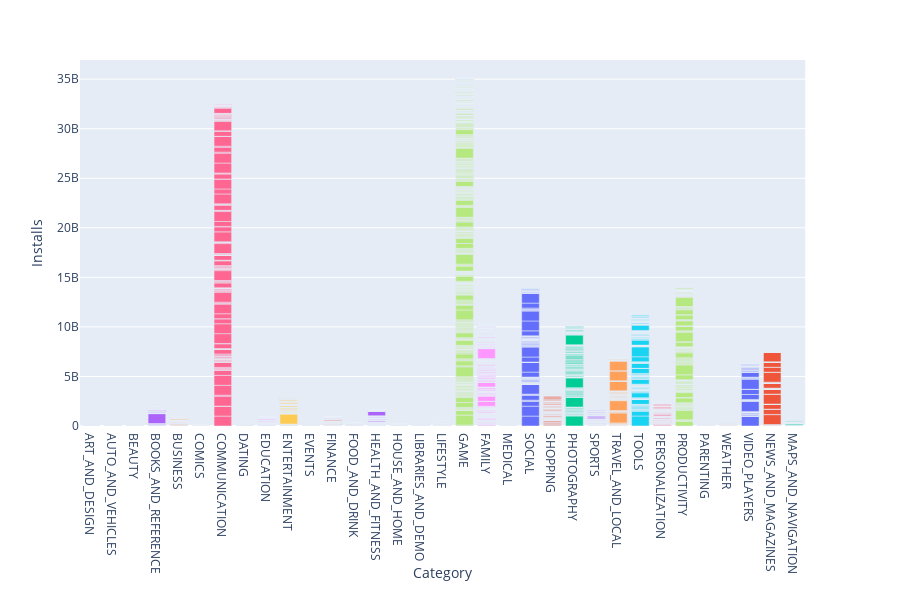

The code cell stored with this chart in its notebook:
### Markdown cell above
#### Downloads

### Code cell
fig = px.bar(gplaystore_sub, x = 'Category', y='Installs', color = 'Category')
fig.update_layout(showlegend=False)
fig.show()

### Figure 1 — Plotly figure (JSON) as saved in the notebook; plotly's stock layout.template omitted (floating-point values rounded to 4 significant figures; data arrays with more than 128 entries replaced by an {"elided": "..."} marker saying what was removed)
{"data": [{"alignmentgroup": "True", "hoverlabel": {"namelength": 0}, "hovertemplate": "Category=%{x}<br>Installs=%{y}", "legendgroup": "Category=ART_AND_DESIGN", "marker": {"color": "#636efa"}, "name": "Category=ART_AND_DESIGN", "offsetgroup": "Category=ART_AND_DESIGN", "orientation": "v", "showlegend": true, "textposition": "auto", "type": "bar", "x": ["ART_AND_DESIGN", "ART_AND_DESIGN", "ART_AND_DESIGN", "ART_AND_DESIGN", "ART_AND_DESIGN", "ART_AND_DESIGN", "ART_AND_DESIGN", "ART_AND_DESIGN", "ART_AND_DESIGN", "ART_AND_DESIGN", "ART_AND_DESIGN", "ART_AND_DESIGN", "ART_AND_DESIGN", "ART_AND_DESIGN", "ART_AND_DESIGN", "ART_AND_DESIGN", "ART_AND_DESIGN", "ART_AND_DESIGN", "ART_AND_DESIGN", "ART_AND_DESIGN", "ART_AND_DESIGN", "ART_AND_DESIGN", "ART_AND_DESIGN", "ART_AND_DESIGN", "ART_AND_DESIGN", "ART_AND_DESIGN", "ART_AND_DESIGN", "ART_AND_DESIGN", "ART_AND_DESIGN", "ART_AND_DESIGN", "ART_AND_DESIGN", "ART_AND_DESIGN", "ART_AND_DESIGN", "ART_AND_DESIGN", "ART_AND_DESIGN", "ART_AND_DESIGN", "ART_AND_DESIGN", "ART_AND_DESIGN", "ART_AND_DESIGN", "ART_AND_DESIGN", "ART_AND_DESIGN", "ART_AND_DESIGN", "ART_AND_DESIGN", "ART_AND_DESIGN", "ART_AND_DESIGN", "ART_AND_DESIGN", "ART_AND_DESIGN", "ART_AND_DESIGN", "ART_AND_DESIGN", "ART_AND_DESIGN", "ART_AND_DESIGN", "ART_AND_DESIGN", "ART_AND_DESIGN", "ART_AND_DESIGN", "ART_AND_DESIGN", "ART_AND_DESIGN", "ART_AND_DESIGN", "ART_AND_DESIGN", "ART_AND_DESIGN", "ART_AND_DESIGN", "ART_AND_DESIGN", "ART_AND_DESIGN", "ART_AND_DESIGN", "ART_AND_DESIGN", "ART_AND_DESIGN"], "xaxis": "x", "y": [10000, 500000, 5000000, 50000000, 100000, 50000, 50000, 1000000, 1000000, 10000, 1000000, 1000000, 10000000, 100000, 100000, 5000, 500000, 10000, 5000000, 10000000, 100000, 100000, 500000, 100000, 50000, 10000, 500000, 100000, 10000, 100000, 100000, 50000, 100000, 100000, 10000, 100000, 500000, 5000000, 10000, 500000, 10000, 100000, 10000000, 100000, 10000, 10000000, 100000, 100000, 100000, 50000, 1000, 10000000, 100000, 5000, 10000, 1000, 100000, 5000, 1000, 5000, 5000, 50000, 10000, 0, 100], "yaxis": "y"}, {"alignmentgroup": "True", "hoverlabel": {"namelength": 0}, "hovertemplate": "Category=%{x}<br>Installs=%{y}", "legendgroup": "Category=AUTO_AND_VEHICLES", "marker": {"color": "#EF553B"}, "name": "Category=AUTO_AND_VEHICLES", "offsetgroup": "Category=AUTO_AND_VEHICLES", "orientation": "v", "showlegend": true, "textposition": "auto", "type": "bar", "x": ["AUTO_AND_VEHICLES", "AUTO_AND_VEHICLES", "AUTO_AND_VEHICLES", "AUTO_AND_VEHICLES", "AUTO_AND_VEHICLES", "AUTO_AND_VEHICLES", "AUTO_AND_VEHICLES", "AUTO_AND_VEHICLES", "AUTO_AND_VEHICLES", "AUTO_AND_VEHICLES", "AUTO_AND_VEHICLES", "AUTO_AND_VEHICLES", "AUTO_AND_VEHICLES", "AUTO_AND_VEHICLES", "AUTO_AND_VEHICLES", "AUTO_AND_VEHICLES", "AUTO_AND_VEHICLES", "AUTO_AND_VEHICLES", "AUTO_AND_VEHICLES", "AUTO_AND_VEHICLES", "AUTO_AND_VEHICLES", "AUTO_AND_VEHICLES", "AUTO_AND_VEHICLES", "AUTO_AND_VEHICLES", "AUTO_AND_VEHICLES", "AUTO_AND_VEHICLES", "AUTO_AND_VEHICLES", "AUTO_AND_VEHICLES", "AUTO_AND_VEHICLES", "AUTO_AND_VEHICLES", "AUTO_AND_VEHICLES", "AUTO_AND_VEHICLES", "AUTO_AND_VEHICLES", "AUTO_AND_VEHICLES", "AUTO_AND_VEHICLES", "AUTO_AND_VEHICLES", "AUTO_AND_VEHICLES", "AUTO_AND_VEHICLES", "AUTO_AND_VEHICLES", "AUTO_AND_VEHICLES", "AUTO_AND_VEHICLES", "AUTO_AND_VEHICLES", "AUTO_AND_VEHICLES", "AUTO_AND_VEHICLES", "AUTO_AND_VEHICLES", "AUTO_AND_VEHICLES", "AUTO_AND_VEHICLES", "AUTO_AND_VEHICLES", "AUTO_AND_VEHICLES", "AUTO_AND_VEHICLES", "AUTO_AND_VEHICLES", "AUTO_AND_VEHICLES", "AUTO_AND_VEHICLES", "AUTO_AND_VEHICLES", "AUTO_AND_VEHICLES", "AUTO_AND_VEHICLES", "AUTO_AND_VEHICLES", "AUTO_AND_VEHICLES", "AUTO_AND_VEHICLES", "AUTO_AND_VEHICLES", "AUTO_AND_VEHICLES", "AUTO_AND_VEHICLES", "AUTO_AND_VEHICLES", "AUTO_AND_VEHICLES", "AUTO_AND_VEHICLES", "AUTO_AND_VEHICLES", "AUTO_AND_VEHICLES", "AUTO_AND_VEHICLES", "AUTO_AND_VEHICLES", "AUTO_AND_VEHICLES", "AUTO_AND_VEHICLES", "AUTO_AND_VEHICLES", "AUTO_AND_VEHICLES", "AUTO_AND_VEHICLES", "AUTO_AND_VEHICLES", "AUTO_AND_VEHICLES", "AUTO_AND_VEHICLES", "AUTO_AND_VEHICLES", "AUTO_AND_VEHICLES", "AUTO_AND_VEHICLES", "AUTO_AND_VEHICLES", "AUTO_AND_VEHICLES", "AUTO_AND_VEHICLES", "AUTO_AND_VEHICLES", "AUTO_AND_VEHICLES"], "xaxis": "x", "y": [100000, 1000000, 100000, 1000000, 100000, 100000, 100000, 50000, 100000, 100000, 100000, 10000, 100000, 1000000, 100000, 100000, 10000, 50000, 5000000, 100000, 5000000, 5000000, 500000, 10000000, 100000, 500000, 50000, 100000, 1000000, 100000, 1000000, 50000, 1000000, 500000, 100000, 1000000, 1000000, 100000, 100000, 1000000, 100000, 100000, 1000000, 1000000, 1000000, 1000000, 500000, 500000, 100000, 1000, 50000, 10000, 100000, 50, 1000, 10, 100, 10, 1000, 500, 10, 100000, 500, 10000, 100, 100, 10000, 1000, 1000, 5, 500, 10000000, 100, 5000, 10, 1000, 10, 100, 5, 1000, 5000, 1000, 10000, 1, 100], "yaxis": "y"}, {"alignmentgroup": "True", "hoverlabel": {"namelength": 0}, "hovertemplate": "Category=%{x}<br>Installs=%{y}", "legendgroup": "Category=BEAUTY", "marker": {"color": "#00cc96"}, "name": "Category=BEAUTY", "offsetgroup": "Category=BEAUTY", "orientation": "v", "showlegend": true, "textposition": "auto", "type": "bar", "x": ["BEAUTY", "BEAUTY", "BEAUTY", "BEAUTY", "BEAUTY", "BEAUTY", "BEAUTY", "BEAUTY", "BEAUTY", "BEAUTY", "BEAUTY", "BEAUTY", "BEAUTY", "BEAUTY", "BEAUTY", "BEAUTY", "BEAUTY", "BEAUTY", "BEAUTY", "BEAUTY", "BEAUTY", "BEAUTY", "BEAUTY", "BEAUTY", "BEAUTY", "BEAUTY", "BEAUTY", "BEAUTY", "BEAUTY", "BEAUTY", "BEAUTY", "BEAUTY", "BEAUTY", "BEAUTY", "BEAUTY", "BEAUTY", "BEAUTY", "BEAUTY", "BEAUTY", "BEAUTY", "BEAUTY", "BEAUTY", "BEAUTY", "BEAUTY", "BEAUTY", "BEAUTY", "BEAUTY", "BEAUTY", "BEAUTY", "BEAUTY", "BEAUTY", "BEAUTY", "BEAUTY"], "xaxis": "x", "y": [500000, 1000000, 100000, 500000, 1000000, 500000, 100000, 1000000, 50000, 1000000, 10000, 1000000, 100000, 10000, 50000, 100000, 10000, 10000, 10000, 10000000, 500000, 1000000, 50000, 10000, 1000000, 50000, 500000, 500000, 100000, 10000, 5000, 10000, 10000, 100000, 5000, 100000, 10000, 10000, 1000000, 50000, 10000, 10000, 100, 1000, 100, 100, 50, 5000000, 500, 100, 100, 5000, 100000], "yaxis": "y"}, {"alignmentgroup": "True", "hoverlabel": {"namelength": 0}, "hovertemplate": "Category=%{x}<br>Installs=%{y}", "legendgroup": "Category=BOOKS_AND_REFERENCE", "marker": {"color": "#ab63fa"}, "name": "Category=BOOKS_AND_REFERENCE", "offsetgroup": "Category=BOOKS_AND_REFERENCE", "orientation": "v", "showlegend": true, "textposition": "auto", "type": "bar", "x": {"elided": "231 str values"}, "xaxis": "x", "y": {"elided": "231 int values"}, "yaxis": "y"}, {"alignmentgroup": "True", "hoverlabel": {"namelength": 0}, "hovertemplate": "Category=%{x}<br>Installs=%{y}", "legendgroup": "Category=BUSINESS", "marker": {"color": "#FFA15A"}, "name": "Category=BUSINESS", "offsetgroup": "Category=BUSINESS", "orientation": "v", "showlegend": true, "textposition": "auto", "type": "bar", "x": {"elided": "460 str values"}, "xaxis": "x", "y": {"elided": "460 int values"}, "yaxis": "y"}, {"alignmentgroup": "True", "hoverlabel": {"namelength": 0}, "hovertemplate": "Category=%{x}<br>Installs=%{y}", "legendgroup": "Category=COMICS", "marker": {"color": "#19d3f3"}, "name": "Category=COMICS", "offsetgroup": "Category=COMICS", "orientation": "v", "showlegend": true, "textposition": "auto", "type": "bar", "x": ["COMICS", "COMICS", "COMICS", "COMICS", "COMICS", "COMICS", "COMICS", "COMICS", "COMICS", "COMICS", "COMICS", "COMICS", "COMICS", "COMICS", "COMICS", "COMICS", "COMICS", "COMICS", "COMICS", "COMICS", "COMICS", "COMICS", "COMICS", "COMICS", "COMICS", "COMICS", "COMICS", "COMICS", "COMICS", "COMICS", "COMICS", "COMICS", "COMICS", "COMICS", "COMICS", "COMICS", "COMICS", "COMICS", "COMICS", "COMICS", "COMICS", "COMICS", "COMICS", "COMICS", "COMICS", "COMICS", "COMICS", "COMICS", "COMICS", "COMICS", "COMICS", "COMICS", "COMICS", "COMICS", "COMICS", "COMICS", "COMICS", "COMICS", "COMICS", "COMICS"], "xaxis": "x", "y": [10000000, 500000, 1000000, 500000, 50000, 50000, 50000, 1000000, 10000, 10000, 10000, 10000, 10000, 100000, 5000000, 100000, 1000000, 100000, 1000000, 1000000, 1000000, 1000000, 100000, 5000000, 50000, 100000, 10000, 10000, 5000, 500000, 1000000, 5000, 1000, 5000000, 10000, 50000, 1000000, 100000, 100000, 10000000, 50000, 100, 5000, 50000, 500000, 100000, 5000, 1000000, 1000000, 100000, 100000, 10000, 500000, 10000, 100000, 1000000, 5000000, 5000, 50, 10000], "yaxis": "y"}, {"alignmentgroup": "True", "hoverlabel": {"namelength": 0}, "hovertemplate": "Category=%{x}<br>Installs=%{y}", "legendgroup": "Category=COMMUNICATION", "marker": {"color": "#FF6692"}, "name": "Category=COMMUNICATION", "offsetgroup": "Category=COMMUNICATION", "orientation": "v", "showlegend": true, "textposition": "auto", "type": "bar", "x": {"elided": "387 str values"}, "xaxis": "x", "y": {"elided": "387 int values"}, "yaxis": "y"}, {"alignmentgroup": "True", "hoverlabel": {"namelength": 0}, "hovertemplate": "Category=%{x}<br>Installs=%{y}", "legendgroup": "Category=DATING", "marker": {"color": "#B6E880"}, "name": "Category=DATING", "offsetgroup": "Category=DATING", "orientation": "v", "showlegend": true, "textposition": "auto", "type": "bar", "x": {"elided": "234 str values"}, "xaxis": "x", "y": {"elided": "234 int values"}, "yaxis": "y"}, {"alignmentgroup": "True", "hoverlabel": {"namelength": 0}, "hovertemplate": "Category=%{x}<br>Installs=%{y}", "legendgroup": "Category=EDUCATION", "marker": {"color": "#FF97FF"}, "name": "Category=EDUCATION", "offsetgroup": "Category=EDUCATION", "orientation": "v", "showlegend": true, "textposition": "auto", "type": "bar", "x": {"elided": "156 str values"}, "xaxis": "x", "y": {"elided": "156 int values"}, "yaxis": "y"}, {"alignmentgroup": "True", "hoverlabel": {"namelength": 0}, "hovertemplate": "Category=%{x}<br>Installs=%{y}", "legendgroup": "Category=ENTERTAINMENT", "marker": {"color": "#FECB52"}, "name": "Category=ENTERTAINMENT", "offsetgroup": "Category=ENTERTAINMENT", "orientation": "v", "showlegend": true, "textposition": "auto", "type": "bar", "x": {"elided": "149 str values"}, "xaxis": "x", "y": {"elided": "149 int values"}, "yaxis": "y"}, {"alignmentgroup": "True", "hoverlabel": {"namelength": 0}, "hovertemplate": "Category=%{x}<br>Installs=%{y}", "legendgroup": "Category=EVENTS", "marker": {"color": "#636efa"}, "name": "Category=EVENTS", "offsetgroup": "Category=EVENTS", "orientation": "v", "showlegend": true, "textposition": "auto", "type": "bar", "x": ["EVENTS", "EVENTS", "EVENTS", "EVENTS", "EVENTS", "EVENTS", "EVENTS", "EVENTS", "EVENTS", "EVENTS", "EVENTS", "EVENTS", "EVENTS", "EVENTS", "EVENTS", "EVENTS", "EVENTS", "EVENTS", "EVENTS", "EVENTS", "EVENTS", "EVENTS", "EVENTS", "EVENTS", "EVENTS", "EVENTS", "EVENTS", "EVENTS", "EVENTS", "EVENTS", "EVENTS", "EVENTS", "EVENTS", "EVENTS", "EVENTS", "EVENTS", "EVENTS", "EVENTS", "EVENTS", "EVENTS", "EVENTS", "EVENTS", "EVENTS", "EVENTS", "EVENTS", "EVENTS", "EVENTS", "EVENTS", "EVENTS", "EVENTS", "EVENTS", "EVENTS", "EVENTS", "EVENTS", "EVENTS", "EVENTS", "EVENTS", "EVENTS", "EVENTS", "EVENTS", "EVENTS", "EVENTS", "EVENTS", "EVENTS"], "xaxis": "x", "y": [100000, 5000000, 500000, 50000, 5000000, 1000000, 10000, 1000000, 100000, 10000, 1000000, 100000, 100000, 100000, 50000, 1000, 1000000, 10000, 500, 50000, 100, 100, 100000, 100000, 500, 100000, 100, 100000, 100, 1000, 5000, 100000, 1000, 100000, 100, 1000, 50000, 5000, 100000, 100, 1000, 1000, 100, 500, 1000, 10000, 1000, 500, 100, 5000, 1, 100, 5000, 10, 1000, 10, 100, 10, 500, 10, 100, 10, 10, 500], "yaxis": "y"}, {"alignmentgroup": "True", "hoverlabel": {"namelength": 0}, "hovertemplate": "Category=%{x}<br>Installs=%{y}", "legendgroup": "Category=FINANCE", "marker": {"color": "#EF553B"}, "name": "Category=FINANCE", "offsetgroup": "Category=FINANCE", "orientation": "v", "showlegend": true, "textposition": "auto", "type": "bar", "x": {"elided": "366 str values"}, "xaxis": "x", "y": {"elided": "366 int values"}, "yaxis": "y"}, {"alignmentgroup": "True", "hoverlabel": {"namelength": 0}, "hovertemplate": "Category=%{x}<br>Installs=%{y}", "legendgroup": "Category=FOOD_AND_DRINK", "marker": {"color": "#00cc96"}, "name": "Category=FOOD_AND_DRINK", "offsetgroup": "Category=FOOD_AND_DRINK", "orientation": "v", "showlegend": true, "textposition": "auto", "type": "bar", "x": ["FOOD_AND_DRINK", "FOOD_AND_DRINK", "FOOD_AND_DRINK", "FOOD_AND_DRINK", "FOOD_AND_DRINK", "FOOD_AND_DRINK", "FOOD_AND_DRINK", "FOOD_AND_DRINK", "FOOD_AND_DRINK", "FOOD_AND_DRINK", "FOOD_AND_DRINK", "FOOD_AND_DRINK", "FOOD_AND_DRINK", "FOOD_AND_DRINK", "FOOD_AND_DRINK", "FOOD_AND_DRINK", "FOOD_AND_DRINK", "FOOD_AND_DRINK", "FOOD_AND_DRINK", "FOOD_AND_DRINK", "FOOD_AND_DRINK", "FOOD_AND_DRINK", "FOOD_AND_DRINK", "FOOD_AND_DRINK", "FOOD_AND_DRINK", "FOOD_AND_DRINK", "FOOD_AND_DRINK", "FOOD_AND_DRINK", "FOOD_AND_DRINK", "FOOD_AND_DRINK", "FOOD_AND_DRINK", "FOOD_AND_DRINK", "FOOD_AND_DRINK", "FOOD_AND_DRINK", "FOOD_AND_DRINK", "FOOD_AND_DRINK", "FOOD_AND_DRINK", "FOOD_AND_DRINK", "FOOD_AND_DRINK", "FOOD_AND_DRINK", "FOOD_AND_DRINK", "FOOD_AND_DRINK", "FOOD_AND_DRINK", "FOOD_AND_DRINK", "FOOD_AND_DRINK", "FOOD_AND_DRINK", "FOOD_AND_DRINK", "FOOD_AND_DRINK", "FOOD_AND_DRINK", "FOOD_AND_DRINK", "FOOD_AND_DRINK", "FOOD_AND_DRINK", "FOOD_AND_DRINK", "FOOD_AND_DRINK", "FOOD_AND_DRINK", "FOOD_AND_DRINK", "FOOD_AND_DRINK", "FOOD_AND_DRINK", "FOOD_AND_DRINK", "FOOD_AND_DRINK", "FOOD_AND_DRINK", "FOOD_AND_DRINK", "FOOD_AND_DRINK", "FOOD_AND_DRINK", "FOOD_AND_DRINK", "FOOD_AND_DRINK", "FOOD_AND_DRINK", "FOOD_AND_DRINK", "FOOD_AND_DRINK", "FOOD_AND_DRINK", "FOOD_AND_DRINK", "FOOD_AND_DRINK", "FOOD_AND_DRINK", "FOOD_AND_DRINK", "FOOD_AND_DRINK", "FOOD_AND_DRINK", "FOOD_AND_DRINK", "FOOD_AND_DRINK", "FOOD_AND_DRINK", "FOOD_AND_DRINK", "FOOD_AND_DRINK", "FOOD_AND_DRINK", "FOOD_AND_DRINK", "FOOD_AND_DRINK", "FOOD_AND_DRINK", "FOOD_AND_DRINK", "FOOD_AND_DRINK", "FOOD_AND_DRINK", "FOOD_AND_DRINK", "FOOD_AND_DRINK", "FOOD_AND_DRINK", "FOOD_AND_DRINK", "FOOD_AND_DRINK", "FOOD_AND_DRINK", "FOOD_AND_DRINK", "FOOD_AND_DRINK", "FOOD_AND_DRINK", "FOOD_AND_DRINK", "FOOD_AND_DRINK", "FOOD_AND_DRINK", "FOOD_AND_DRINK", "FOOD_AND_DRINK", "FOOD_AND_DRINK", "FOOD_AND_DRINK", "FOOD_AND_DRINK", "FOOD_AND_DRINK", "FOOD_AND_DRINK", "FOOD_AND_DRINK", "FOOD_AND_DRINK", "FOOD_AND_DRINK", "FOOD_AND_DRINK", "FOOD_AND_DRINK", "FOOD_AND_DRINK", "FOOD_AND_DRINK", "FOOD_AND_DRINK", "FOOD_AND_DRINK", "FOOD_AND_DRINK", "FOOD_AND_DRINK", "FOOD_AND_DRINK", "FOOD_AND_DRINK", "FOOD_AND_DRINK", "FOOD_AND_DRINK", "FOOD_AND_DRINK", "FOOD_AND_DRINK", "FOOD_AND_DRINK", "FOOD_AND_DRINK", "FOOD_AND_DRINK"], "xaxis": "x", "y": [10000000, 50000, 10000000, 1000000, 10000, 100000, 1000000, 10000000, 1000000, 500000, 10000000, 500000, 50000, 1000000, 1000000, 1000000, 500000, 5000000, 1000000, 5000000, 1000000, 10000000, 100000, 10000000, 5000000, 5000000, 1000000, 10000000, 5000000, 1000000, 1000000, 1000000, 1000000, 100000, 100000, 1000000, 50000, 500000, 500000, 100000, 1000000, 1000000, 100000, 100000, 5000000, 500000, 100000, 1000000, 10000, 50000, 5000000, 10000, 50000, 1000000, 1000000, 10000000, 1000000, 1000000, 1000000, 5000000, 10000000, 10000000, 50000, 5000000, 100000, 1000000, 10000000, 1000000, 1000000, 100000, 10000000, 100000, 1000000, 5000000, 10000000, 1000000, 5000000, 5000000, 10000000, 10000000, 5000000, 10000, 10000, 50000, 5, 10000, 10000, 50, 1000, 100, 10, 10, 100, 500, 100000, 500, 1000000, 1, 50, 5000, 1000, 100, 50, 100, 50, 5, 100000, 10, 10000, 100000, 100000, 100, 1000000, 10000000, 500000, 100000, 1000000, 1000000, 1000000, 1000000, 100000, 10000000, 100000, 100000, 10000, 50000, 10], "yaxis": "y"}, {"alignmentgroup": "True", "hoverlabel": {"namelength": 0}, "hovertemplate": "Category=%{x}<br>Installs=%{y}", "legendgroup": "Category=HEALTH_AND_FITNESS", "marker": {"color": "#ab63fa"}, "name": "Category=HEALTH_AND_FITNESS", "offsetgroup": "Category=HEALTH_AND_FITNESS", "orientation": "v", "showlegend": true, "textposition": "auto", "type": "bar", "x": {"elided": "341 str values"}, "xaxis": "x", "y": {"elided": "341 int values"}, "yaxis": "y"}, {"alignmentgroup": "True", "hoverlabel": {"namelength": 0}, "hovertemplate": "Category=%{x}<br>Installs=%{y}", "legendgroup": "Category=HOUSE_AND_HOME", "marker": {"color": "#FFA15A"}, "name": "Category=HOUSE_AND_HOME", "offsetgroup": "Category=HOUSE_AND_HOME", "orientation": "v", "showlegend": true, "textposition": "auto", "type": "bar", "x": ["HOUSE_AND_HOME", "HOUSE_AND_HOME", "HOUSE_AND_HOME", "HOUSE_AND_HOME", "HOUSE_AND_HOME", "HOUSE_AND_HOME", "HOUSE_AND_HOME", "HOUSE_AND_HOME", "HOUSE_AND_HOME", "HOUSE_AND_HOME", "HOUSE_AND_HOME", "HOUSE_AND_HOME", "HOUSE_AND_HOME", "HOUSE_AND_HOME", "HOUSE_AND_HOME", "HOUSE_AND_HOME", "HOUSE_AND_HOME", "HOUSE_AND_HOME", "HOUSE_AND_HOME", "HOUSE_AND_HOME", "HOUSE_AND_HOME", "HOUSE_AND_HOME", "HOUSE_AND_HOME", "HOUSE_AND_HOME", "HOUSE_AND_HOME", "HOUSE_AND_HOME", "HOUSE_AND_HOME", "HOUSE_AND_HOME", "HOUSE_AND_HOME", "HOUSE_AND_HOME", "HOUSE_AND_HOME", "HOUSE_AND_HOME", "HOUSE_AND_HOME", "HOUSE_AND_HOME", "HOUSE_AND_HOME", "HOUSE_AND_HOME", "HOUSE_AND_HOME", "HOUSE_AND_HOME", "HOUSE_AND_HOME", "HOUSE_AND_HOME", "HOUSE_AND_HOME", "HOUSE_AND_HOME", "HOUSE_AND_HOME", "HOUSE_AND_HOME", "HOUSE_AND_HOME", "HOUSE_AND_HOME", "HOUSE_AND_HOME", "HOUSE_AND_HOME", "HOUSE_AND_HOME", "HOUSE_AND_HOME", "HOUSE_AND_HOME", "HOUSE_AND_HOME", "HOUSE_AND_HOME", "HOUSE_AND_HOME", "HOUSE_AND_HOME", "HOUSE_AND_HOME", "HOUSE_AND_HOME", "HOUSE_AND_HOME", "HOUSE_AND_HOME", "HOUSE_AND_HOME", "HOUSE_AND_HOME", "HOUSE_AND_HOME", "HOUSE_AND_HOME", "HOUSE_AND_HOME", "HOUSE_AND_HOME", "HOUSE_AND_HOME", "HOUSE_AND_HOME", "HOUSE_AND_HOME", "HOUSE_AND_HOME", "HOUSE_AND_HOME", "HOUSE_AND_HOME", "HOUSE_AND_HOME", "HOUSE_AND_HOME", "HOUSE_AND_HOME", "HOUSE_AND_HOME", "HOUSE_AND_HOME", "HOUSE_AND_HOME", "HOUSE_AND_HOME", "HOUSE_AND_HOME", "HOUSE_AND_HOME", "HOUSE_AND_HOME", "HOUSE_AND_HOME", "HOUSE_AND_HOME", "HOUSE_AND_HOME", "HOUSE_AND_HOME", "HOUSE_AND_HOME", "HOUSE_AND_HOME", "HOUSE_AND_HOME"], "xaxis": "x", "y": [10000000, 100000, 1000000, 10000000, 5000000, 1000000, 1000000, 1000000, 10000000, 10000, 10000000, 500000, 100000, 1000000, 1000000, 1000000, 1000000, 1000000, 100000, 5000000, 1000000, 1000000, 1000000, 5000, 5000000, 10000, 100000, 500000, 1000000, 100000, 1000000, 100000, 100000, 1000000, 500000, 500000, 5000000, 500000, 5000, 100000, 10000, 50000, 100000, 10000, 100000, 1000000, 100000, 500000, 1000000, 50000, 10000000, 1000000, 500000, 1000000, 1000000, 500000, 500000, 1000000, 1000000, 10000000, 10000000, 10000000, 500000, 1000000, 5000000, 1000000, 10000000, 50000, 1000, 10000000, 100000, 10, 10000000, 50000, 1000000, 100000, 100, 50, 100000, 10000, 50000, 1000, 1, 100, 1000000, 1000000, 100, 100], "yaxis": "y"}, {"alignmentgroup": "True", "hoverlabel": {"namelength": 0}, "hovertemplate": "Category=%{x}<br>Installs=%{y}", "legendgroup": "Category=LIBRARIES_AND_DEMO", "marker": {"color": "#19d3f3"}, "name": "Category=LIBRARIES_AND_DEMO", "offsetgroup": "Category=LIBRARIES_AND_DEMO", "orientation": "v", "showlegend": true, "textposition": "auto", "type": "bar", "x": ["LIBRARIES_AND_DEMO", "LIBRARIES_AND_DEMO", "LIBRARIES_AND_DEMO", "LIBRARIES_AND_DEMO", "LIBRARIES_AND_DEMO", "LIBRARIES_AND_DEMO", "LIBRARIES_AND_DEMO", "LIBRARIES_AND_DEMO", "LIBRARIES_AND_DEMO", "LIBRARIES_AND_DEMO", "LIBRARIES_AND_DEMO", "LIBRARIES_AND_DEMO", "LIBRARIES_AND_DEMO", "LIBRARIES_AND_DEMO", "LIBRARIES_AND_DEMO", "LIBRARIES_AND_DEMO", "LIBRARIES_AND_DEMO", "LIBRARIES_AND_DEMO", "LIBRARIES_AND_DEMO", "LIBRARIES_AND_DEMO", "LIBRARIES_AND_DEMO", "LIBRARIES_AND_DEMO", "LIBRARIES_AND_DEMO", "LIBRARIES_AND_DEMO", "LIBRARIES_AND_DEMO", "LIBRARIES_AND_DEMO", "LIBRARIES_AND_DEMO", "LIBRARIES_AND_DEMO", "LIBRARIES_AND_DEMO", "LIBRARIES_AND_DEMO", "LIBRARIES_AND_DEMO", "LIBRARIES_AND_DEMO", "LIBRARIES_AND_DEMO", "LIBRARIES_AND_DEMO", "LIBRARIES_AND_DEMO", "LIBRARIES_AND_DEMO", "LIBRARIES_AND_DEMO", "LIBRARIES_AND_DEMO", "LIBRARIES_AND_DEMO", "LIBRARIES_AND_DEMO", "LIBRARIES_AND_DEMO", "LIBRARIES_AND_DEMO", "LIBRARIES_AND_DEMO", "LIBRARIES_AND_DEMO", "LIBRARIES_AND_DEMO", "LIBRARIES_AND_DEMO", "LIBRARIES_AND_DEMO", "LIBRARIES_AND_DEMO", "LIBRARIES_AND_DEMO", "LIBRARIES_AND_DEMO", "LIBRARIES_AND_DEMO", "LIBRARIES_AND_DEMO", "LIBRARIES_AND_DEMO", "LIBRARIES_AND_DEMO", "LIBRARIES_AND_DEMO", "LIBRARIES_AND_DEMO", "LIBRARIES_AND_DEMO", "LIBRARIES_AND_DEMO", "LIBRARIES_AND_DEMO", "LIBRARIES_AND_DEMO", "LIBRARIES_AND_DEMO", "LIBRARIES_AND_DEMO", "LIBRARIES_AND_DEMO", "LIBRARIES_AND_DEMO", "LIBRARIES_AND_DEMO", "LIBRARIES_AND_DEMO", "LIBRARIES_AND_DEMO", "LIBRARIES_AND_DEMO", "LIBRARIES_AND_DEMO", "LIBRARIES_AND_DEMO", "LIBRARIES_AND_DEMO", "LIBRARIES_AND_DEMO", "LIBRARIES_AND_DEMO", "LIBRARIES_AND_DEMO", "LIBRARIES_AND_DEMO", "LIBRARIES_AND_DEMO", "LIBRARIES_AND_DEMO", "LIBRARIES_AND_DEMO", "LIBRARIES_AND_DEMO", "LIBRARIES_AND_DEMO", "LIBRARIES_AND_DEMO", "LIBRARIES_AND_DEMO", "LIBRARIES_AND_DEMO", "LIBRARIES_AND_DEMO", "LIBRARIES_AND_DEMO"], "xaxis": "x", "y": [50000, 10000, 100000, 1000, 100000, 10000, 100000, 5000000, 50000, 10000000, 1000, 100000, 50000, 100000, 50000, 100000, 10000, 50000, 50000, 100000, 100000, 10000000, 10000, 100000, 10000, 10000, 5000, 500000, 5000000, 100000, 1000000, 10000, 1000000, 1000, 500000, 1000000, 100000, 1000000, 10000, 1000000, 500000, 500000, 100000, 50000, 500000, 500000, 1000000, 100000, 10000, 1000000, 10000, 10000, 5000, 1000, 10000, 10000, 1000, 5000, 10000, 5000, 5000, 10000, 1000, 5000, 5000, 1000, 10000, 1000, 10000, 10000, 10000, 5000, 100, 10000000, 100, 100, 100, 10, 1000, 1000, 5000, 1000000, 500, 100000, 10000000], "yaxis": "y"}, {"alignmentgroup": "True", "hoverlabel": {"namelength": 0}, "hovertemplate": "Category=%{x}<br>Installs=%{y}", "legendgroup": "Category=LIFESTYLE", "marker": {"color": "#FF6692"}, "name": "Category=LIFESTYLE", "offsetgroup": "Category=LIFESTYLE", "orientation": "v", "showlegend": true, "textposition": "auto", "type": "bar", "x": {"elided": "382 str values"}, "xaxis": "x", "y": {"elided": "382 int values"}, "yaxis": "y"}, {"alignmentgroup": "True", "hoverlabel": {"namelength": 0}, "hovertemplate": "Category=%{x}<br>Installs=%{y}", "legendgroup": "Category=GAME", "marker": {"color": "#B6E880"}, "name": "Category=GAME", "offsetgroup": "Category=GAME", "orientation": "v", "showlegend": true, "textposition": "auto", "type": "bar", "x": {"elided": "1144 str values"}, "xaxis": "x", "y": {"elided": "1144 int values"}, "yaxis": "y"}, {"alignmentgroup": "True", "hoverlabel": {"namelength": 0}, "hovertemplate": "Category=%{x}<br>Installs=%{y}", "legendgroup": "Category=FAMILY", "marker": {"color": "#FF97FF"}, "name": "Category=FAMILY", "offsetgroup": "Category=FAMILY", "orientation": "v", "showlegend": true, "textposition": "auto", "type": "bar", "x": {"elided": "1972 str values"}, "xaxis": "x", "y": {"elided": "1972 int values"}, "yaxis": "y"}, {"alignmentgroup": "True", "hoverlabel": {"namelength": 0}, "hovertemplate": "Category=%{x}<br>Installs=%{y}", "legendgroup": "Category=MEDICAL", "marker": {"color": "#FECB52"}, "name": "Category=MEDICAL", "offsetgroup": "Category=MEDICAL", "orientation": "v", "showlegend": true, "textposition": "auto", "type": "bar", "x": {"elided": "463 str values"}, "xaxis": "x", "y": {"elided": "463 int values"}, "yaxis": "y"}, {"alignmentgroup": "True", "hoverlabel": {"namelength": 0}, "hovertemplate": "Category=%{x}<br>Installs=%{y}", "legendgroup": "Category=SOCIAL", "marker": {"color": "#636efa"}, "name": "Category=SOCIAL", "offsetgroup": "Category=SOCIAL", "orientation": "v", "showlegend": true, "textposition": "auto", "type": "bar", "x": {"elided": "295 str values"}, "xaxis": "x", "y": {"elided": "295 int values"}, "yaxis": "y"}, {"alignmentgroup": "True", "hoverlabel": {"namelength": 0}, "hovertemplate": "Category=%{x}<br>Installs=%{y}", "legendgroup": "Category=SHOPPING", "marker": {"color": "#EF553B"}, "name": "Category=SHOPPING", "offsetgroup": "Category=SHOPPING", "orientation": "v", "showlegend": true, "textposition": "auto", "type": "bar", "x": {"elided": "260 str values"}, "xaxis": "x", "y": {"elided": "260 int values"}, "yaxis": "y"}, {"alignmentgroup": "True", "hoverlabel": {"namelength": 0}, "hovertemplate": "Category=%{x}<br>Installs=%{y}", "legendgroup": "Category=PHOTOGRAPHY", "marker": {"color": "#00cc96"}, "name": "Category=PHOTOGRAPHY", "offsetgroup": "Category=PHOTOGRAPHY", "orientation": "v", "showlegend": true, "textposition": "auto", "type": "bar", "x": {"elided": "335 str values"}, "xaxis": "x", "y": {"elided": "335 int values"}, "yaxis": "y"}, {"alignmentgroup": "True", "hoverlabel": {"namelength": 0}, "hovertemplate": "Category=%{x}<br>Installs=%{y}", "legendgroup": "Category=SPORTS", "marker": {"color": "#ab63fa"}, "name": "Category=SPORTS", "offsetgroup": "Category=SPORTS", "orientation": "v", "showlegend": true, "textposition": "auto", "type": "bar", "x": {"elided": "384 str values"}, "xaxis": "x", "y": {"elided": "384 int values"}, "yaxis": "y"}, {"alignmentgroup": "True", "hoverlabel": {"namelength": 0}, "hovertemplate": "Category=%{x}<br>Installs=%{y}", "legendgroup": "Category=TRAVEL_AND_LOCAL", "marker": {"color": "#FFA15A"}, "name": "Category=TRAVEL_AND_LOCAL", "offsetgroup": "Category=TRAVEL_AND_LOCAL", "orientation": "v", "showlegend": true, "textposition": "auto", "type": "bar", "x": {"elided": "258 str values"}, "xaxis": "x", "y": {"elided": "258 int values"}, "yaxis": "y"}, {"alignmentgroup": "True", "hoverlabel": {"namelength": 0}, "hovertemplate": "Category=%{x}<br>Installs=%{y}", "legendgroup": "Category=TOOLS", "marker": {"color": "#19d3f3"}, "name": "Category=TOOLS", "offsetgroup": "Category=TOOLS", "orientation": "v", "showlegend": true, "textposition": "auto", "type": "bar", "x": {"elided": "843 str values"}, "xaxis": "x", "y": {"elided": "843 int values"}, "yaxis": "y"}, {"alignmentgroup": "True", "hoverlabel": {"namelength": 0}, "hovertemplate": "Category=%{x}<br>Installs=%{y}", "legendgroup": "Category=PERSONALIZATION", "marker": {"color": "#FF6692"}, "name": "Category=PERSONALIZATION", "offsetgroup": "Category=PERSONALIZATION", "orientation": "v", "showlegend": true, "textposition": "auto", "type": "bar", "x": {"elided": "392 str values"}, "xaxis": "x", "y": {"elided": "392 int values"}, "yaxis": "y"}, {"alignmentgroup": "True", "hoverlabel": {"namelength": 0}, "hovertemplate": "Category=%{x}<br>Installs=%{y}", "legendgroup": "Category=PRODUCTIVITY", "marker": {"color": "#B6E880"}, "name": "Category=PRODUCTIVITY", "offsetgroup": "Category=PRODUCTIVITY", "orientation": "v", "showlegend": true, "textposition": "auto", "type": "bar", "x": {"elided": "424 str values"}, "xaxis": "x", "y": {"elided": "424 int values"}, "yaxis": "y"}, {"alignmentgroup": "True", "hoverlabel": {"namelength": 0}, "hovertemplate": "Category=%{x}<br>Installs=%{y}", "legendgroup": "Category=PARENTING", "marker": {"color": "#FF97FF"}, "name": "Category=PARENTING", "offsetgroup": "Category=PARENTING", "orientation": "v", "showlegend": true, "textposition": "auto", "type": "bar", "x": ["PARENTING", "PARENTING", "PARENTING", "PARENTING", "PARENTING", "PARENTING", "PARENTING", "PARENTING", "PARENTING", "PARENTING", "PARENTING", "PARENTING", "PARENTING", "PARENTING", "PARENTING", "PARENTING", "PARENTING", "PARENTING", "PARENTING", "PARENTING", "PARENTING", "PARENTING", "PARENTING", "PARENTING", "PARENTING", "PARENTING", "PARENTING", "PARENTING", "PARENTING", "PARENTING", "PARENTING", "PARENTING", "PARENTING", "PARENTING", "PARENTING", "PARENTING", "PARENTING", "PARENTING", "PARENTING", "PARENTING", "PARENTING", "PARENTING", "PARENTING", "PARENTING", "PARENTING", "PARENTING", "PARENTING", "PARENTING", "PARENTING", "PARENTING", "PARENTING", "PARENTING", "PARENTING", "PARENTING", "PARENTING", "PARENTING", "PARENTING", "PARENTING", "PARENTING", "PARENTING"], "xaxis": "x", "y": [10000, 5000000, 10000, 1000000, 10000, 10000, 100000, 10000, 5000, 1000000, 50000, 50000, 100000, 1000000, 100000, 10000, 1000000, 1000000, 10000, 50000, 10000, 50000, 1000000, 500000, 100000, 100000, 100000, 100000, 10000, 100000, 1000000, 5000, 500000, 100000, 10000, 500000, 10000, 100000, 1000000, 100000, 100000, 10000, 100000, 1000000, 1000000, 100000, 100000, 1000000, 100000, 10000, 1000000, 10000, 10000, 50000, 1000000, 10000000, 10000, 100, 10, 1000], "yaxis": "y"}, {"alignmentgroup": "True", "hoverlabel": {"namelength": 0}, "hovertemplate": "Category=%{x}<br>Installs=%{y}", "legendgroup": "Category=WEATHER", "marker": {"color": "#FECB52"}, "name": "Category=WEATHER", "offsetgroup": "Category=WEATHER", "orientation": "v", "showlegend": true, "textposition": "auto", "type": "bar", "x": ["WEATHER", "WEATHER", "WEATHER", "WEATHER", "WEATHER", "WEATHER", "WEATHER", "WEATHER", "WEATHER", "WEATHER", "WEATHER", "WEATHER", "WEATHER", "WEATHER", "WEATHER", "WEATHER", "WEATHER", "WEATHER", "WEATHER", "WEATHER", "WEATHER", "WEATHER", "WEATHER", "WEATHER", "WEATHER", "WEATHER", "WEATHER", "WEATHER", "WEATHER", "WEATHER", "WEATHER", "WEATHER", "WEATHER", "WEATHER", "WEATHER", "WEATHER", "WEATHER", "WEATHER", "WEATHER", "WEATHER", "WEATHER", "WEATHER", "WEATHER", "WEATHER", "WEATHER", "WEATHER", "WEATHER", "WEATHER", "WEATHER", "WEATHER", "WEATHER", "WEATHER", "WEATHER", "WEATHER", "WEATHER", "WEATHER", "WEATHER", "WEATHER", "WEATHER", "WEATHER", "WEATHER", "WEATHER", "WEATHER", "WEATHER", "WEATHER", "WEATHER", "WEATHER", "WEATHER", "WEATHER", "WEATHER", "WEATHER", "WEATHER", "WEATHER", "WEATHER", "WEATHER", "WEATHER", "WEATHER", "WEATHER", "WEATHER", "WEATHER", "WEATHER", "WEATHER"], "xaxis": "x", "y": [50000000, 1000000, 50000000, 10000, 10000000, 1000000, 10000000, 1000000, 1000000, 1000000, 10000000, 5000000, 500000, 10000000, 1000000, 5000000, 5000000, 1000000, 10000000, 5000000, 1000000, 5000000, 1000000, 50000000, 1000000, 100000, 10000000, 1000000, 10000000, 500000, 1000000, 10000000, 100000, 1000000, 500000, 500000, 5000000, 100000, 1000000, 100000, 500000, 500, 5000, 50000000, 10000, 100000, 50000, 500, 1000, 50000000, 100000, 10000000, 1000000, 10000, 5000000, 1000, 100000, 500, 1000000, 100000, 1000000, 10000000, 1000000, 100000, 100000, 100000, 100000, 1000000, 10000000, 5000000, 100000, 500000, 500000, 1000000, 1000000, 10000, 1000, 10, 10, 1000, 100000, 100000], "yaxis": "y"}, {"alignmentgroup": "True", "hoverlabel": {"namelength": 0}, "hovertemplate": "Category=%{x}<br>Installs=%{y}", "legendgroup": "Category=VIDEO_PLAYERS", "marker": {"color": "#636efa"}, "name": "Category=VIDEO_PLAYERS", "offsetgroup": "Category=VIDEO_PLAYERS", "orientation": "v", "showlegend": true, "textposition": "auto", "type": "bar", "x": {"elided": "175 str values"}, "xaxis": "x", "y": {"elided": "175 int values"}, "yaxis": "y"}, {"alignmentgroup": "True", "hoverlabel": {"namelength": 0}, "hovertemplate": "Category=%{x}<br>Installs=%{y}", "legendgroup": "Category=NEWS_AND_MAGAZINES", "marker": {"color": "#EF553B"}, "name": "Category=NEWS_AND_MAGAZINES", "offsetgroup": "Category=NEWS_AND_MAGAZINES", "orientation": "v", "showlegend": true, "textposition": "auto", "type": "bar", "x": {"elided": "283 str values"}, "xaxis": "x", "y": {"elided": "283 int values"}, "yaxis": "y"}, {"alignmentgroup": "True", "hoverlabel": {"namelength": 0}, "hovertemplate": "Category=%{x}<br>Installs=%{y}", "legendgroup": "Category=MAPS_AND_NAVIGATION", "marker": {"color": "#00cc96"}, "name": "Category=MAPS_AND_NAVIGATION", "offsetgroup": "Category=MAPS_AND_NAVIGATION", "orientation": "v", "showlegend": true, "textposition": "auto", "type": "bar", "x": {"elided": "137 str values"}, "xaxis": "x", "y": {"elided": "137 int values"}, "yaxis": "y"}], "layout": {"barmode": "relative", "height": 600, "legend": {"tracegroupgap": 0}, "margin": {"t": 60}, "showlegend": false, "xaxis": {"anchor": "y", "categoryarray": ["ART_AND_DESIGN", "AUTO_AND_VEHICLES", "BEAUTY", "BOOKS_AND_REFERENCE", "BUSINESS", "COMICS", "COMMUNICATION", "DATING", "EDUCATION", "ENTERTAINMENT", "EVENTS", "FINANCE", "FOOD_AND_DRINK", "HEALTH_AND_FITNESS", "HOUSE_AND_HOME", "LIBRARIES_AND_DEMO", "LIFESTYLE", "GAME", "FAMILY", "MEDICAL", "SOCIAL", "SHOPPING", "PHOTOGRAPHY", "SPORTS", "TRAVEL_AND_LOCAL", "TOOLS", "PERSONALIZATION", "PRODUCTIVITY", "PARENTING", "WEATHER", "VIDEO_PLAYERS", "NEWS_AND_MAGAZINES", "MAPS_AND_NAVIGATION"], "categoryorder": "array", "domain": [0, 0.98], "title": {"text": "Category"}}, "yaxis": {"anchor": "x", "domain": [0, 1], "title": {"text": "Installs"}}}}
